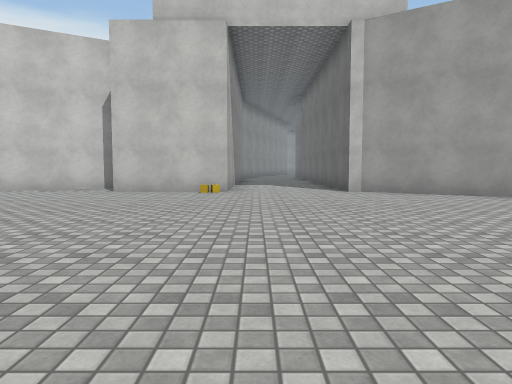
View 1 (above)

20 first-person views from a walk through a 3-D level made in the Unity game engine. The camera is 1.2 m above the floor, tilts 4° down and sees 70° across. The floor is counted in squares, 2 m on a side. Each view is taken from the middle of a square. On the plan, view 1 faces up. The plan holds only what a view shows up to about 10 squares ahead; the rest is blank. The place goes on beyond the plan. The player character is not drawn. Surface patterns are stand-ins for the level's own textures.

View 2
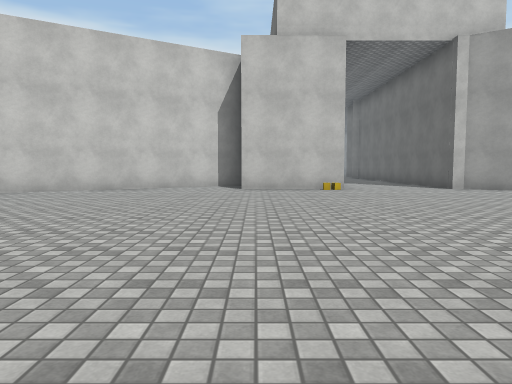

View 3
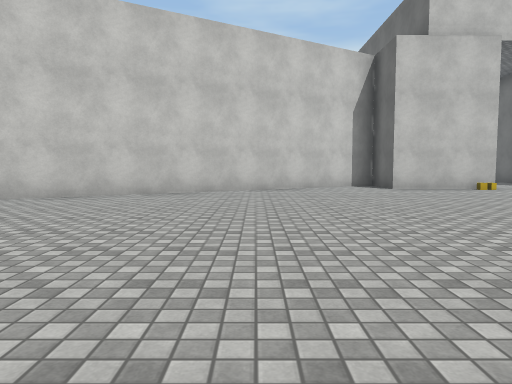

View 4
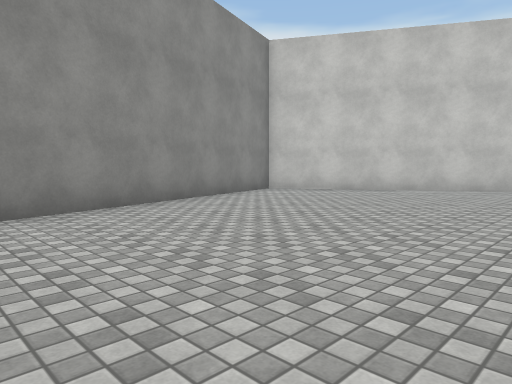

View 5
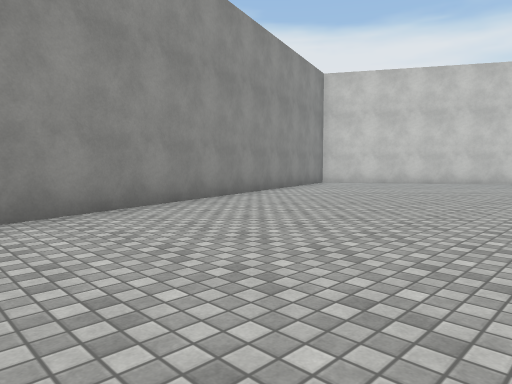

View 6
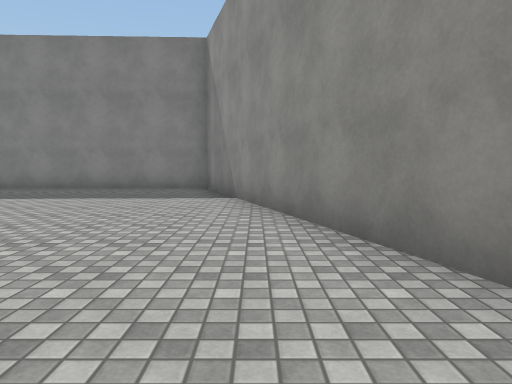

View 7
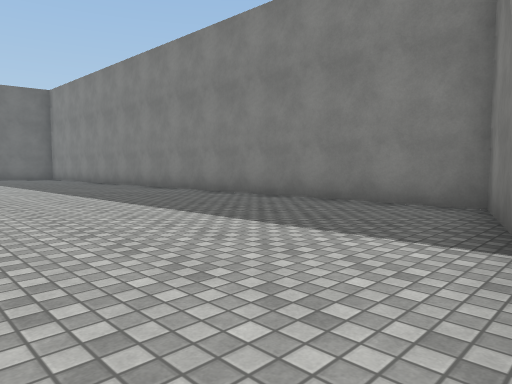

View 8
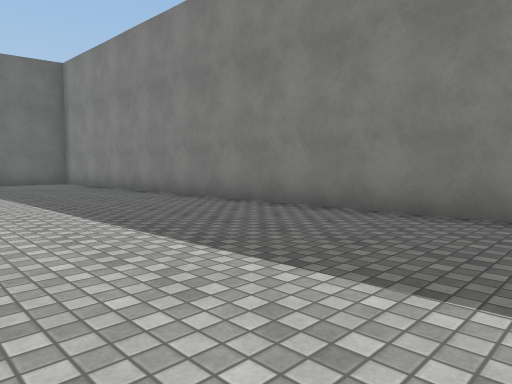

View 9
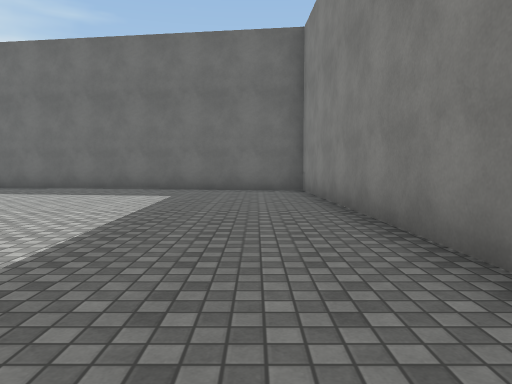

View 10
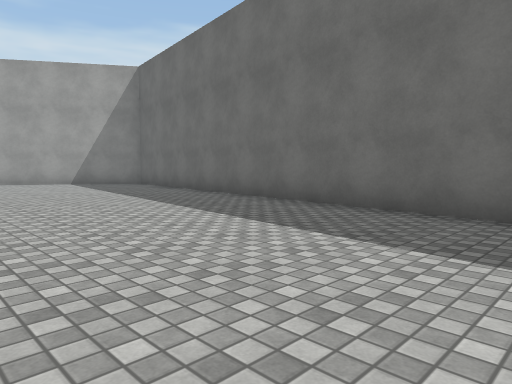

View 11
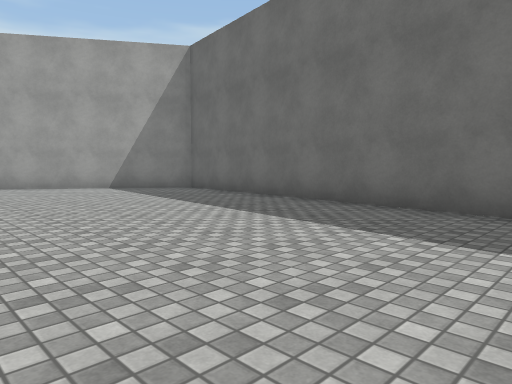

View 12
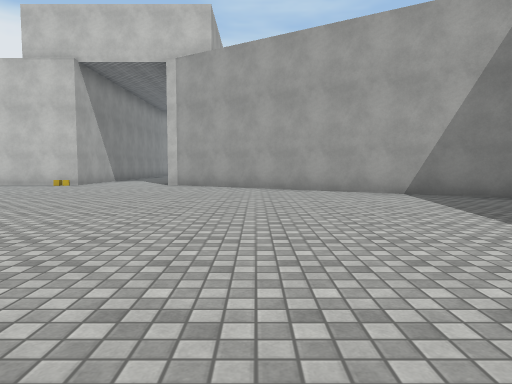

View 13
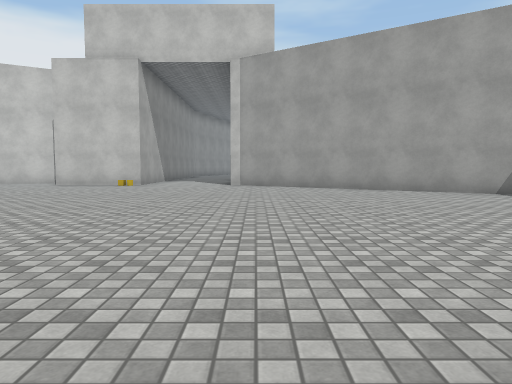

View 14
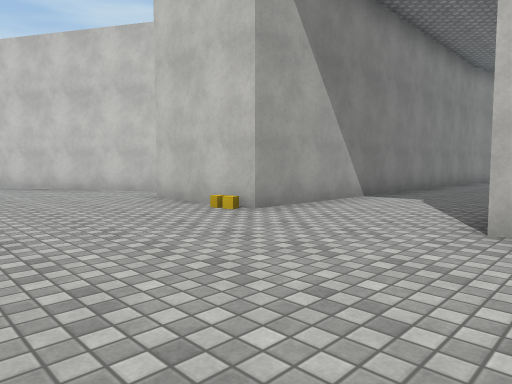

View 15
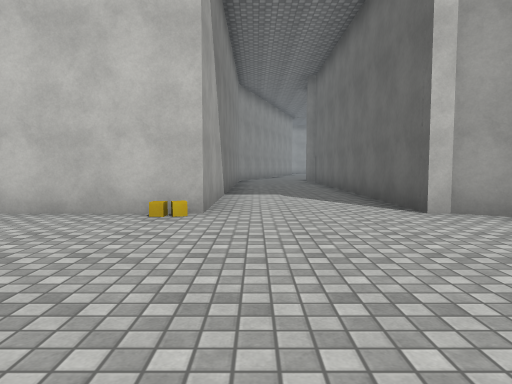

View 16
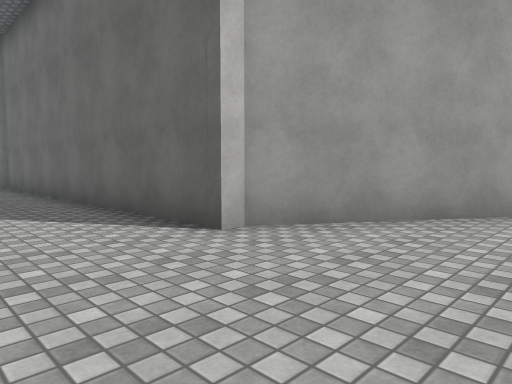

View 17
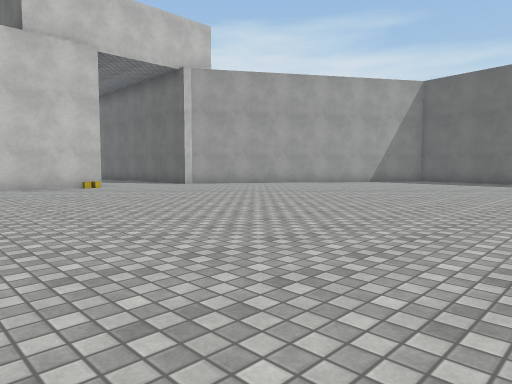

View 18
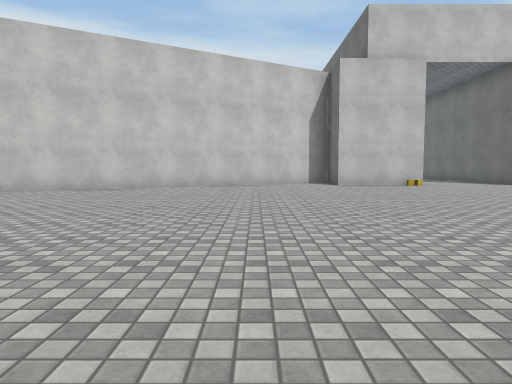

View 19
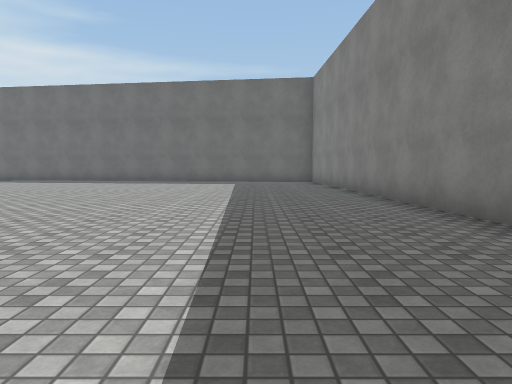

View 20
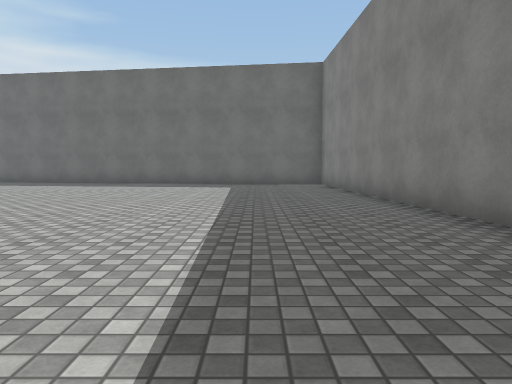

### Floor plan
Points are (right, up) in squares from view 1. A wall is a line through its corners. A room is listed if a view was taken in it or the views show most of it. See-through windows are left out.
Room 1 (views 1, 2, 3, 4, 5, 6, 7, 8, 9, 10, 11, 12, 13, 14, 15, 16, 17, 18, 19, 20)
walls: (-4, 10) (-13.8, 4.3) (-8.7, -11.8) (8.1, -11.2) (10, 3.2); (9.9, 3.9) (2.5, 8.7) (2.2, 8.7) (2.2, 14.5); (-0.7, 14.5) (-0.7, 8.7) (-3.5, 8.7)

Where each view was taken, in squares from view 1:
view 1: 0 up, 0 right, facing up
view 2: 1 down, 3 left, facing up
view 3: 1 down, 7 left, facing up
view 4: 3 down, 7 left, facing up-left
view 5: 7 down, 6 left, facing up-left
view 6: 2 down, 10 left, facing down
view 7: 6 down, 10 left, facing down-right
view 8: 7 down, 5 left, facing down-right
view 9: 10 down, 1 left, facing right
view 10: 8 down, 4 right, facing up-right
view 11: 5 down, 4 right, facing up-right
view 12: 3 down, 5 right, facing up
view 13: 3 down, 3 right, facing up
view 14: 5 up, 3 right, facing up-left
view 15: 4 up, 0 right, facing up
view 16: 6 up, 0 right, facing up-right
view 17: 2 down, 5 left, facing up-right
view 18: 3 down, 6 left, facing up
view 19: 9 down, 6 left, facing right
view 20: 9 down, 4 left, facing right
